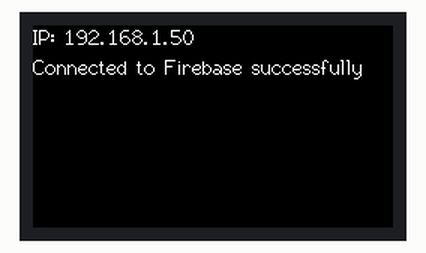
A sketch run on a simulated ESP32. On the bench: 240×135 colour display. WiFi joins after 1.5 s; servers stay silent unless stated; what the sketch prints to the serial monitor is not drawn.

Above: at 1.9 s.

The sketch:

FirebaseSetup.ino
```cpp
#include <ESP32Firebase.h>
#include <WiFi.h>
#include <M5StickCPlus.h>

// WiFi credentials - change to your credentials
const char* ssid = "ssid";
const char* password =  "password";

// Your Firebase project reference url
#define REFERENCE_URL "https://csc2106-t11-default-rtdb.asia-southeast1.firebasedatabase.app/"

WiFiClient client;
Firebase firebase(REFERENCE_URL);

void setup() {
  Serial.begin(115200);

  M5.begin();

  // LCD Setup
  M5.Lcd.setRotation(3);
  M5.Lcd.fillScreen(BLACK);

  // Begin connecting to the WiFi network with the provided SSID (network name) and password.
  WiFi.begin(ssid, password);

  // Setting the hostname of the device for identification on the network.
  WiFi.setHostname("CSC2106_T11");

  // Print message indicating the start of WiFi connection initialization.
  Serial.print("Start WiFi ..");

  // Loop until the device successfully connects to the WiFi network.
  while (WiFi.status() != WL_CONNECTED) {
      delay(500);
      Serial.print("Connecting ..");
  }

  // Print the local IP address of the device on the M5Stack display.
  M5.Lcd.setCursor(0, 0, 2);
  M5.Lcd.print("IP: ");
  M5.Lcd.println(WiFi.localIP());

  // Testing Firebase connection
  if (firebase.setString("testingConnection", "Connection is working")) {
    Serial.println("String value set to Firebase successfully.");
    M5.Lcd.setCursor(0, 20, 2);
    M5.Lcd.printf("Connected to Firebase successfully", 0);
    firebase.deleteData("testingConnection"); // Delete from database once successful

  } else {
    Serial.println("Error setting string value to Firebase.");
    M5.Lcd.setCursor(0, 20, 2);
    M5.Lcd.printf("Unable to connect to Firebase", 0);
  }

}

void loop() {
  // Your loop code here
}
```
